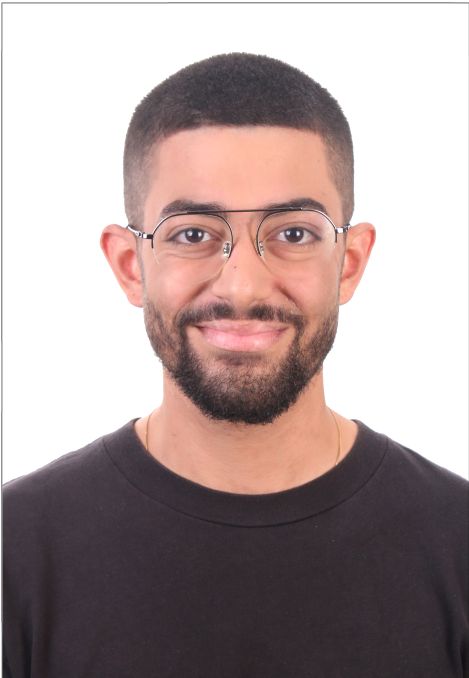
#> input picture 11999.jpg, 937 x 1356 px, found by its file name (shown at 1/2 size)
$ python seam_carver.py
#> lines starting #> are read from the running program, lines starting #| are printed output that depends on the picture
import numpy as np
import cv2
import matplotlib.pyplot as plt
from scipy import ndimage

class SeamCarver:
    def __init__(self, image_path: str):
#> called with image_path = '11999.jpg'
        self.image = cv2.imread(image_path)
#> self.image is the input picture: shape (1356, 937, 3); mean B, G, R 155.8, 156.8, 172.7
        if self.image is None:
            raise ValueError("Image not found or unable to read.")
        self.energy_map = self.compute_energy()
        self.seams_map = self.image.copy() #FIXME

    def compute_energy(self):
        if len(self.image.shape) < 2:
            raise ValueError("Image must have at least two dimensions (height and width).")
        gray_image = cv2.cvtColor(self.image, cv2.COLOR_BGR2GRAY)
        dx = ndimage.sobel(gray_image, axis=1)
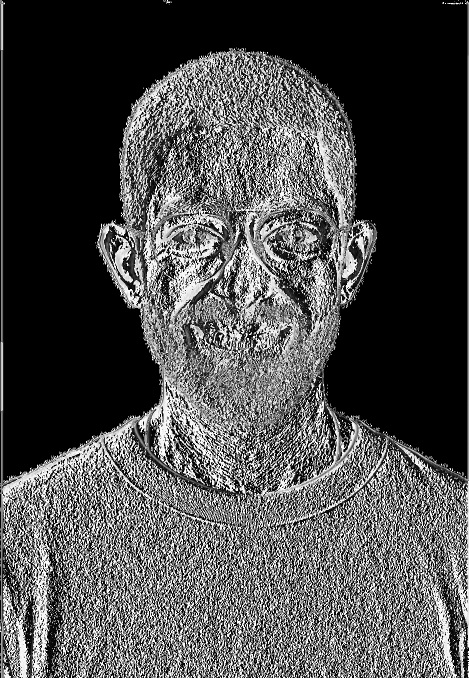
#> dx: shape (1356, 937) (shown at 1/2 size); min 0, max 255, mean 75.7
        dy = ndimage.sobel(gray_image, axis=0)
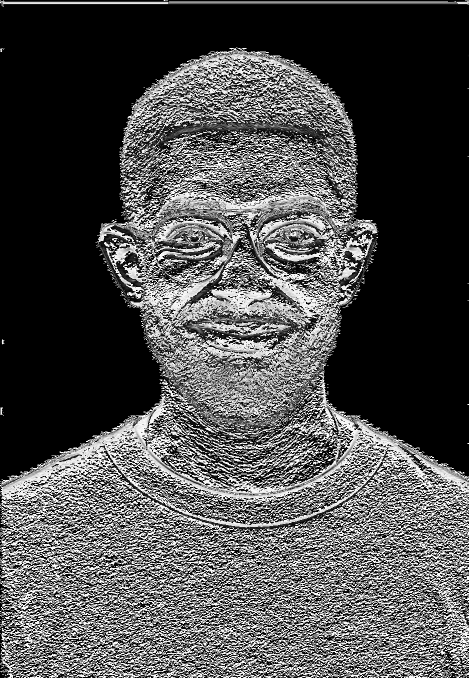
#> dy: shape (1356, 937) (shown at 1/2 size); min 0, max 255, mean 77.3
        self.energy_map = np.sqrt(dx**2 + dy**2) # Calculate the energy map as the gradient magnitude
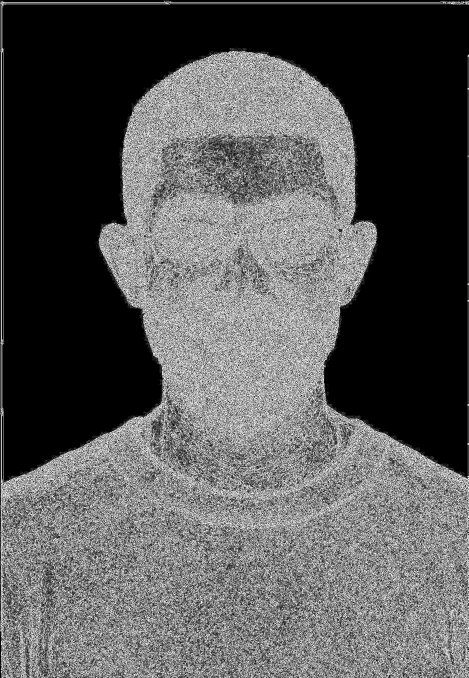
#> self.energy_map: shape (1356, 937) float16 (shown at 1/2 size); min 0, max 15.81, mean 5.42; drawn with min black and max white
        return self.energy_map

    def find_seam_greedy(self):
        rows, cols = self.energy_map.shape
        seam = np.zeros(rows, dtype=int)
        seam[0] = np.argmin(self.energy_map[0])
        cost = self.energy_map[0, seam[0]]
        for i in range(1, rows):
            prev_col = seam[i - 1]
            if prev_col == 0:
                seam[i] = np.argmin(self.energy_map[i, :2])
            elif prev_col == cols - 1:
                seam[i] = np.argmin(self.energy_map[i, -2:]) + (cols - 2)
            else:
                seam[i] = np.argmin(self.energy_map[i, prev_col - 1:prev_col + 2]) + (prev_col - 1)
            cost += self.energy_map[i, seam[i]]
        return seam, cost

    def find_seam_dp(self):
        rows, cols = self.energy_map.shape
        dp = np.zeros((rows, cols))
        backtrack = np.zeros((rows, cols), dtype=int)

        dp[0] = self.energy_map[0]
        for i in range(1, rows):
            for j in range(cols):
                if j == 0:
                    min_index = np.argmin(dp[i - 1, :2])
                    backtrack[i, j] = min_index
                    dp[i, j] = self.energy_map[i, j] + dp[i - 1, min_index]
                elif j == cols - 1:
                    min_index = np.argmin(dp[i - 1, -2:]) + (cols - 2)
                    backtrack[i, j] = min_index
                    dp[i, j] = self.energy_map[i, j] + dp[i - 1, min_index]
                else:
                    min_index = np.argmin(dp[i - 1, j - 1:j + 2]) + (j - 1)
                    backtrack[i, j] = min_index
                    dp[i, j] = self.energy_map[i, j] + dp[i - 1, min_index]

        seam = np.zeros(rows, dtype=int)
        seam[-1] = np.argmin(dp[-1])
        # Backtrack to find the seam
        for i in range(rows - 2, -1, -1):
            seam[i] = backtrack[i + 1, seam[i + 1]]

        return seam, dp[-1].min()

    def remove_seam(self, seam):
        rows, cols = self.image.shape[:2]
        # Color the seam
        for i in range(rows): #FIXME
            col = seam[i]
            self.seams_map[i, col] = [255, 0, 0]
        # Remove the seam from the image
        new_image = np.zeros((rows, cols - 1, 3), dtype=self.image.dtype)
        for i in range(rows):
            col = seam[i]
            new_image[i, :col] = self.image[i, :col]
            new_image[i, col:] = self.image[i, col + 1:]
        self.image = new_image
        self.energy_map = self.compute_energy()
        return self.image

    def resize(self, new_width: int, new_height: int, algorithm: str = 'greedy'):
#> called with new_width = 930, new_height = 1340, algorithm = 'greedy'
        if algorithm not in ['greedy', 'dp']:
            raise ValueError("Algorithm must be either 'greedy' or 'dp'.")

        current_height, current_width = self.image.shape[:2]
#> current_height = 1356; current_width = 937
        if new_width > current_width or new_height > current_height:
            raise ValueError("New dimensions must be smaller than current dimensions.")

        seam_number = 1
        while current_width > new_width:
            print(f"Removing seam {seam_number}: Current width {current_width}, Target width {new_width}")
            seam_number += 1
            if algorithm == 'greedy':
                seam, _ = self.find_seam_greedy()
            else:
                seam, _ = self.find_seam_dp()
            self.remove_seam(seam)
            current_height, current_width = self.image.shape[:2]
#> this loop made 7 passes
#> after the loop, seam_number = 8

        seam_number = 1

        self.image = self.image.transpose((1, 0, 2))  # Transpose to work with height
        self.energy_map = self.compute_energy()
#> in compute_energy (call 9), `dx = ndimage.sobel(gray_image, axis=1)`:
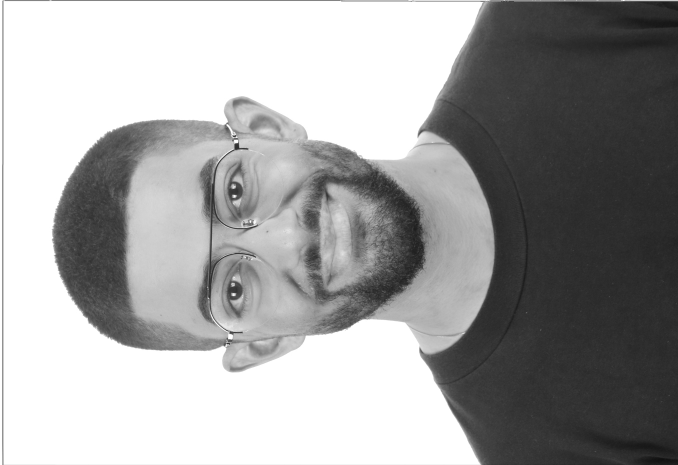
#> gray_image: shape (930, 1356) (shown at 1/2 size); min 14, max 255, mean 161.1
        self.seams_map = self.seams_map.transpose((1, 0, 2))
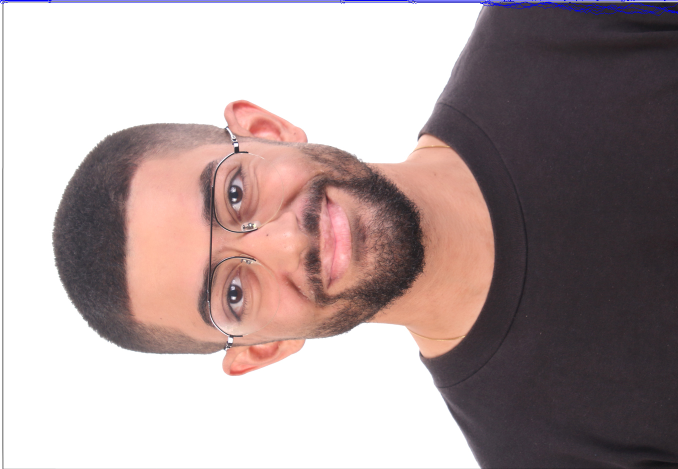
#> self.seams_map: shape (937, 1356, 3) (shown at 1/2 size); mean B, G, R 156.2, 156.3, 172.2
        #current_height, current_width = self.image.shape[:2]

        while current_height > new_height:
            print(f"Removing seam {seam_number}: Current height {current_height}, Target height {new_height}")
            seam_number += 1
            if algorithm == 'greedy':
                seam, _ = self.find_seam_greedy()
            else:
                seam, _ = self.find_seam_dp()
            self.remove_seam(seam)
            current_width, current_height = self.image.shape[:2]
#> after the loop, seam_number = 17

        print(f"DONE: CURRENT HEIGHT: {current_height} WANTED HEIGHT: {new_height}")
#| DONE: CURRENT HEIGHT: 1340 WANTED HEIGHT: 1340
        self.image = self.image.transpose((1, 0, 2))
        self.energy_map = self.compute_energy()
#> in compute_energy (call 26), `dx = ndimage.sobel(gray_image, axis=1)`:
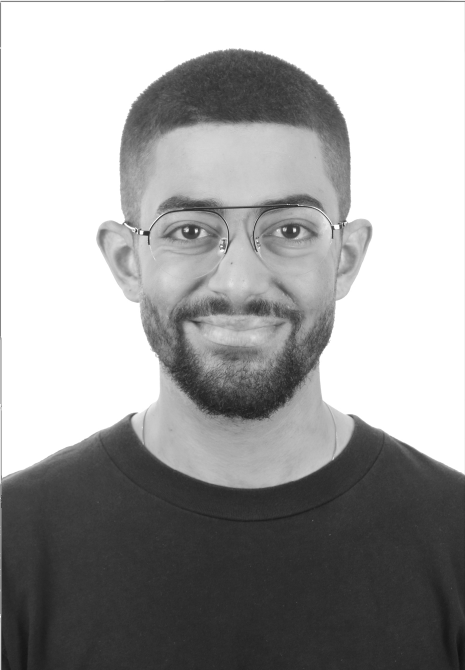
#> gray_image: shape (1340, 930) (shown at 1/2 size); min 14, max 255, mean 160.9
        self.seams_map = self.seams_map.transpose((1, 0, 2))
#> self.seams_map: shape (1356, 937, 3)
        return self.image

    def show_image(self, save: bool = False, filename: str = 'output.png'):
#> called with save = True, filename = 'resized_image.png'
        plt.imshow(cv2.cvtColor(self.image, cv2.COLOR_BGR2RGB))
        plt.axis('off')
        if save:
            plt.savefig(filename, bbox_inches='tight', pad_inches=0)
        plt.show()
        return self.image

    def show_energy_map(self, save: bool = False, filename: str = 'energy_map.png'):
#> called with save = True, filename = 'energy_map.png'
        plt.imshow(self.energy_map, cmap='hot')
        plt.colorbar()
        plt.axis('off')
        if save:
            plt.savefig(filename, bbox_inches='tight', pad_inches=0)
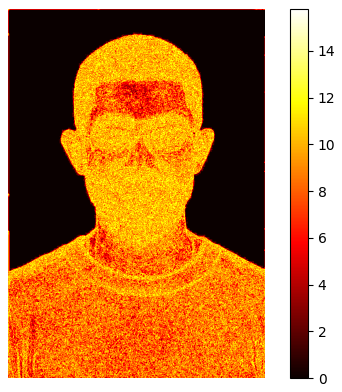
#> figure drawn by matplotlib, 2 panels
        plt.show()
        return self.energy_map

    def show_seams(self, save: bool = False, filename: str = 'seams.png'): #FIXME
#> called with save = True, filename = 'seams.png'
        seam_image = self.seams_map.copy()
        plt.imshow(cv2.cvtColor(seam_image, cv2.COLOR_BGR2RGB))
        plt.axis('off')
        if save:
            plt.savefig(filename, bbox_inches='tight', pad_inches=0)
        plt.show()
        return seam_image


    def run(self, new_width: int, new_height: int, algorithm: str = 'greedy', save_image: bool = False, save_energy_map: bool = False, save_seams: bool = False):
        resized_image = self.resize(new_width, new_height, algorithm)
        self.show_image(save=save_image, filename='resized_image.png')
        self.show_energy_map(save=save_energy_map, filename='energy_map.png')
        self.show_seams(save=save_seams, filename='seams.png')
        return resized_image

#main function to run the seam carving process
if __name__ == "__main__":
    # [12 lines of commented-out code are left out]
    seam_carver = SeamCarver('11999.jpg')
    seam_carver.run(930, 1340, 'greedy', save_image=True, save_energy_map=True, save_seams=True)
